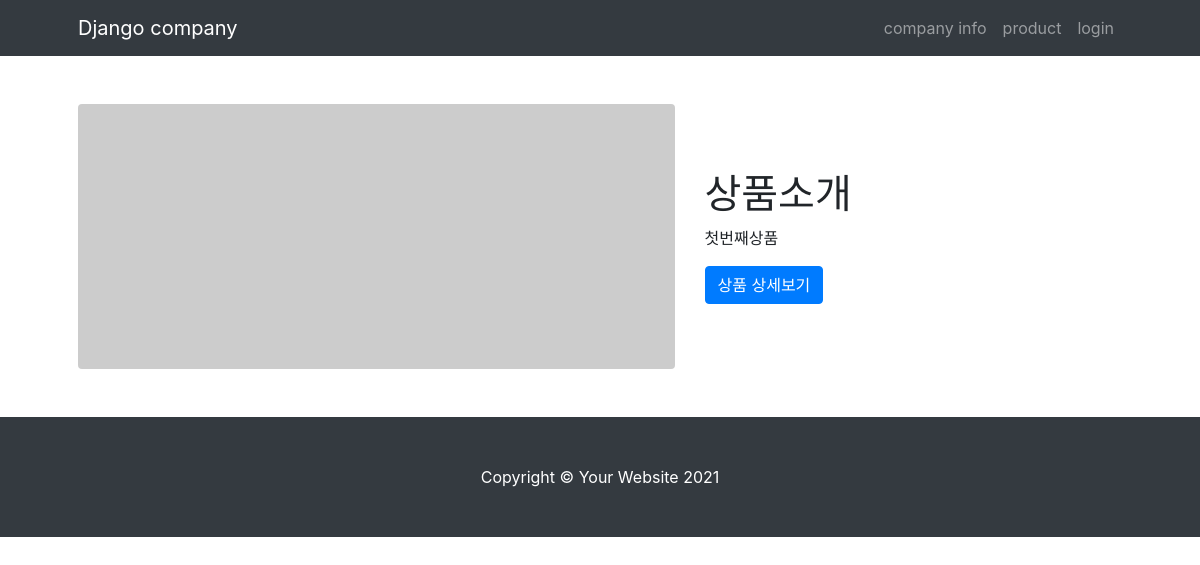
Before: /mysite/ with the older database file.
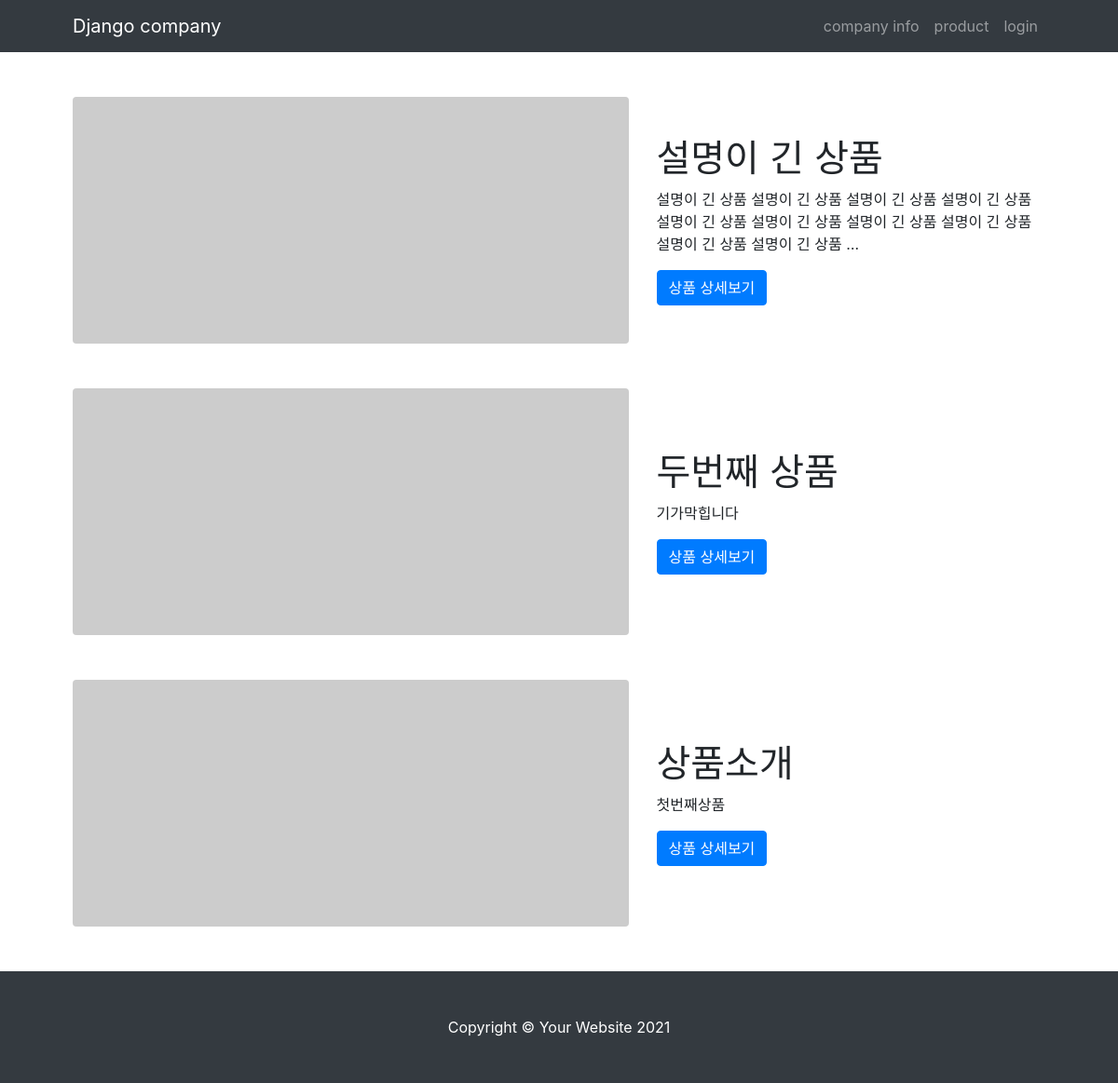
After: the same page with the newer database file.
### mysite/models.py (models this page shows, shortened)
class MainContent(models.Model):
    title = models.CharField(max_length=200)
    content = models.TextField()
    pub_date = models.DateTimeField('date published')

### mysite/views.py (the view)
# urls.py: urlpatterns = [ path('', views.index),
def index(request):
    content_list = MainContent.objects.order_by('-pub_date')
    context = {'content_list': content_list}
    return render(request, 'mysite/content_list.html', context)

### templates/mysite/content_list.html
{% extends 'base.html' %} {%block content%}
{% if content_list %} {% for content in content_list %}
<div class="container px-4 px-lg-5">
  <div class="row gx-4 gx-lg-5 align-items-center my-5">
    <div class="col-lg-7">
      <img
        class="img-fluid rounded mb-4 mb-lg-0"
        src="https://dummyimage.com/900x400/dee2e6/6c757d.jpg"
        alt="..."
      />
    </div>
    <div class="col-lg-5">
      <h1 class="font-weight-light">{{content.title}}</h1>
      <p>{{content.content | truncatewords:30}}</p>
      <a class="btn btn-primary" href="{%url 'detail' content.id%}"
        >상품 상세보기</a
      >
    </div>
  </div>
</div>
{% endfor %}{% else %}
<p>content가 없습니다.</p>
{% endif %} {%endblock%}

### templates/base.html (shortened to what this page needs)
<!DOCTYPE html>
{% load static %}
<html lang="ko">
  <head>
    <link rel="stylesheet" type="text/css" href="{% static 'styles.css' %}" />
    <link
      rel="stylesheet"
      type="text/css"
      href="{% static 'bootstrap.min.css' %}"
    />
  </head>
  <body>
    <body>
      {% include "navbar.html" %}
      {% block content %}
      {% endblock %}
      {% include "footer.html" %} </body>
</html>

### templates/navbar.html (shortened to what this page needs)
<nav class="navbar navbar-expand-lg navbar-dark bg-dark">
  <div class="container px-5">
    <a class="navbar-brand" href="/">Django company</a>
    <div class="collapse navbar-collapse" id="navbarSupportedContent">
      <ul class="navbar-nav ms-auto mb-2 mb-lg-0">
        <li class="nav-item">
          <a class="nav-link" href="/company/">company info</a>
        </li>
        <li class="nav-item">
          <a class="nav-link" href="/mysite/">product</a>
        </li>
        {% if user.is_authenticated %}
        <li class="nav-item">
          <a class="nav-link" href="{% url 'accounts:logout' %}"
            >{{ user.username }} (logout)</a
          >
        </li>
        {% else %}
        <li class="nav-item">
          <a class="nav-link" href="{% url 'accounts:login' %}">login</a>
        </li>
        {% endif %}
      </ul>
    </div>
  </div>
</nav>

### templates/footer.html
<footer class="py-5 bg-dark">
  <div class="container px-4 px-lg-5">
    <p class="m-0 text-center text-white">Copyright &copy; Your Website 2021</p>
  </div>
</footer>

Changed rows visible on the page:
added MainContent: title "설명이 긴 상품", content "설명이 긴 상품 설명이 긴 상품 설명이 긴 상품 설명이 긴 상품 설명이 긴 상품 설명이 긴 상품 설명이 긴 상품 설명이 긴 상품 설명이 긴 상품 설명이 긴 상품 …"
added MainContent: title "두번째 상품", content "기가막힙니다"
